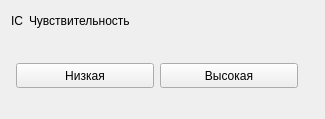
<?xml version="1.0" encoding="UTF-8"?>
<ui version="4.0">
 <class>WidgetSensivity</class>
 <widget class="QWidget" name="WidgetSensivity">
  <property name="geometry">
   <rect>
    <x>0</x>
    <y>0</y>
    <width>325</width>
    <height>119</height>
   </rect>
  </property>
  <property name="windowTitle">
   <string>Form</string>
  </property>
  <layout class="QHBoxLayout" name="horizontalLayout_3">
   <item>
    <layout class="QVBoxLayout" name="verticalLayout_borderExternal">
     <item>
      <layout class="QVBoxLayout" name="verticalLayout_2">
       <item>
        <layout class="QHBoxLayout" name="horizontalLayout">
         <item>
          <widget class="QLabel" name="label_headIcon">
           <property name="text">
            <string>IC</string>
           </property>
          </widget>
         </item>
         <item>
          <widget class="QLabel" name="label_headText">
           <property name="text">
            <string>Чувствительность</string>
           </property>
          </widget>
         </item>
         <item>
          <spacer name="horizontalSpacer">
           <property name="orientation">
            <enum>Qt::Horizontal</enum>
           </property>
           <property name="sizeHint" stdset="0">
            <size>
             <width>40</width>
             <height>20</height>
            </size>
           </property>
          </spacer>
         </item>
        </layout>
       </item>
       <item>
        <widget class="QFrame" name="frame_borderInternal">
         <property name="frameShape">
          <enum>QFrame::StyledPanel</enum>
         </property>
         <property name="frameShadow">
          <enum>QFrame::Raised</enum>
         </property>
        </widget>
       </item>
       <item>
        <layout class="QHBoxLayout" name="horizontalLayout_borderInternal">
         <item>
          <spacer name="horizontalSpacer_2">
           <property name="orientation">
            <enum>Qt::Horizontal</enum>
           </property>
           <property name="sizeType">
            <enum>QSizePolicy::Fixed</enum>
           </property>
           <property name="sizeHint" stdset="0">
            <size>
             <width>5</width>
             <height>20</height>
            </size>
           </property>
          </spacer>
         </item>
         <item>
          <layout class="QVBoxLayout" name="verticalLayout">
           <item>
            <layout class="QHBoxLayout" name="horizontalLayout_2">
             <item>
              <widget class="QPushButton" name="pushButton_sensivityLow">
               <property name="minimumSize">
                <size>
                 <width>0</width>
                 <height>25</height>
                </size>
               </property>
               <property name="maximumSize">
                <size>
                 <width>16777215</width>
                 <height>25</height>
                </size>
               </property>
               <property name="focusPolicy">
                <enum>Qt::NoFocus</enum>
               </property>
               <property name="text">
                <string>Низкая</string>
               </property>
              </widget>
             </item>
             <item>
              <widget class="QPushButton" name="pushButton_sensivityHigh">
               <property name="minimumSize">
                <size>
                 <width>0</width>
                 <height>25</height>
                </size>
               </property>
               <property name="maximumSize">
                <size>
                 <width>16777215</width>
                 <height>25</height>
                </size>
               </property>
               <property name="focusPolicy">
                <enum>Qt::NoFocus</enum>
               </property>
               <property name="text">
                <string>Высокая</string>
               </property>
              </widget>
             </item>
            </layout>
           </item>
          </layout>
         </item>
         <item>
          <spacer name="verticalSpacer_3">
           <property name="orientation">
            <enum>Qt::Vertical</enum>
           </property>
           <property name="sizeHint" stdset="0">
            <size>
             <width>5</width>
             <height>40</height>
            </size>
           </property>
          </spacer>
         </item>
         <item>
          <spacer name="horizontalSpacer_3">
           <property name="orientation">
            <enum>Qt::Horizontal</enum>
           </property>
           <property name="sizeType">
            <enum>QSizePolicy::Fixed</enum>
           </property>
           <property name="sizeHint" stdset="0">
            <size>
             <width>5</width>
             <height>20</height>
            </size>
           </property>
          </spacer>
         </item>
        </layout>
       </item>
      </layout>
     </item>
    </layout>
   </item>
   <item>
    <widget class="QFrame" name="frame_borderExternal">
     <property name="frameShape">
      <enum>QFrame::StyledPanel</enum>
     </property>
     <property name="frameShadow">
      <enum>QFrame::Raised</enum>
     </property>
    </widget>
   </item>
  </layout>
 </widget>
 <resources/>
 <connections/>
</ui>
